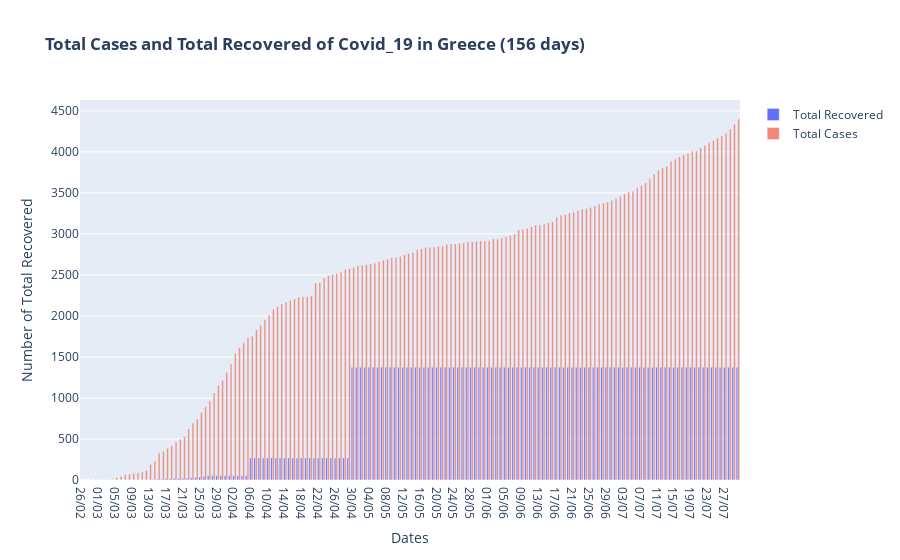

The notebook cell saved with this chart:
### Markdown cell above
## Total Cases and Total Recovered

### Code cell
# Figure with secondary y-axis
fig = make_subplots(specs=[[{"secondary_y": False}]])

# Traces - Bars and line
fig.add_trace(
    go.Bar(x=df.index, y=df['Total Recovered'], name='Total Recovered'),
)

fig.add_trace(
    go.Bar(x=df.index, y=df['Total Cases'], name='Total Cases', opacity=0.7),
)

# Figure Title
fig.update_layout(
    title_text='<b>Total Cases and Total Recovered of Covid_19 in Greece ('+str(len(df['Total Cases']))+' days)</b>'
)

# x-axis and y-axes titles
fig.update_xaxes(title_text='Dates')
fig.update_yaxes(title_text='Number of Total Cases')
fig.update_yaxes(title_text='Number of Total Recovered')

fig.update_layout(hovermode='x unified')

fig.show()

### Figure 1 — Plotly figure (JSON) as saved in the notebook; plotly's stock layout.template omitted (floating-point values rounded to 4 significant figures; data arrays with more than 128 entries replaced by an {"elided": "..."} marker saying what was removed)
{"data": [{"name": "Total Recovered", "type": "bar", "x": {"elided": "156 str values"}, "y": {"elided": "156 int values"}}, {"name": "Total Cases", "opacity": 0.7, "type": "bar", "x": {"elided": "156 str values"}, "y": {"elided": "156 int values"}}], "layout": {"hovermode": "x unified", "title": {"text": "<b>Total Cases and Total Recovered of Covid_19 in Greece (156 days)</b>"}, "xaxis": {"anchor": "y", "domain": [0, 1], "title": {"text": "Dates"}}, "yaxis": {"anchor": "x", "domain": [0, 1], "title": {"text": "Number of Total Recovered"}}}}
